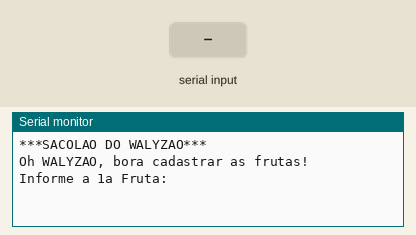
Bench run of a sketch on a simulated Arduino Uno, built with avr-gcc and run on an emulated ATmega328P. Shown: the last lines printed to the serial monitor. Inputs (shaded band) come from the test bench.

Above: at 0.8 s.
0.9 s: "1" received over Serial
At 2.3 s:
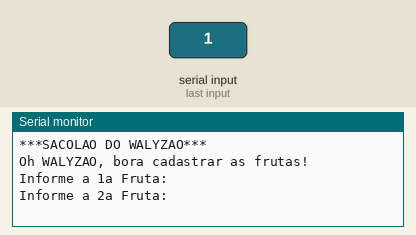
2.4 s: "0" received over Serial
At 3.8 s:
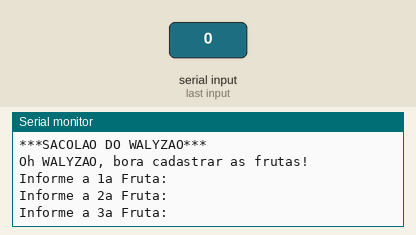
3.9 s: "2" received over Serial
At 5.9 s:
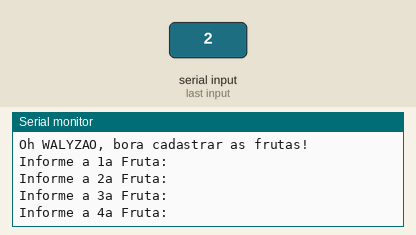
Timing chart, 0 to 7.4 s (numbered marks = the images above; inputs shaded):
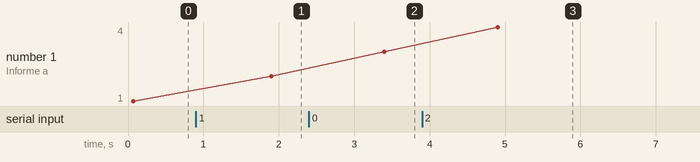

Measured:
- after the input at 0.9 s, the serial monitor: prints a new line after 1.0 s (image 1)
- after the input at 2.4 s, the serial monitor: prints a new line after 1.0 s (image 2)
- after the input at 3.9 s, the serial monitor: prints a new line after 1.0 s (image 3)
- plotted number 1: 1 → 2 after the input at 0.9 s, 2 → 3 after the input at 2.4 s, 3 → 4 after the input at 3.9 s

The sketch:

vetores_cadastro_de_frutas1.ino
```cpp
// C++ code
//
void setup()
{
  Serial.begin(9600);

  Serial.println("***SACOLAO DO WALYZAO***");
  Serial.println();
  //vetor tamanho 6: vai de 0 até 5
  String frutas [6];//cria um vetor tamanho 6 (preenchendo as posições)

  Serial.println("Oh WALYZAO, bora cadastrar as frutas!");

  Serial.println();

  for(int i = 0; i <= 5; i++){
    //pega a fruta do usuário
    Serial.println("Informe a " + String(i + 1) + "a Fruta:" );
    while(! Serial.available() ){}
    String fruta = Serial.readString();

    //põe a fruta na sacola / cadastra a fruta no array/vetor
    frutas[i] = fruta;//guarda a resposta do usuário

  }//fim do for
  Serial.println();

  //imprime os valores do array/vetor
  for(int i = 0; i <= 5; i++){
  Serial.println(String(i + 1) + "a fruta: " + frutas[i]);//imprime o valor atual (variável: i)
  }

}//fim do setup

void loop()
{

}
```
